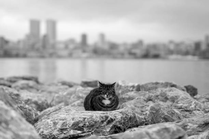
#> input picture projeto2_Correlacao_Pearson/Imgs/imagem_global.tiff, 209 x 139 px, shrunk from 612 x 407 before the run
$ jupyter execute implementacao_projeto2.ipynb
#> lines starting #> are read from the running program, lines starting #| are printed output that depends on the picture; after the words box and inside, x2 and y2 are one past the last pixel; in counts of white or black regions, pixels touching at a corner belong together
#### Aluno: Carlos Eduardo Fontaneli RA 769949

### Bibliotecas

Para a elaboração do `padding` foi necessário importar a biblioteca `numpy` para manipulação de vetores de valores relativos as imagens e, a biblioteca `matplotlib.pyplot` para impressão das imagens. Além disso, usou-se a biblioteca `skimage` para desenho de quadrados em imagens.

[cell 1]
import numpy as np
import matplotlib.pyplot as plt
from skimage.draw import rectangle_perimeter

### Implementação da correlação de Pearson

Seja $Ĩ_g$ a região da imagem $I_g$ que está sob o template $I_o$ quando este está na posição $(r,c)$ e sejam:<br>
$\mu_{rc}$: Média dos valores de $Ĩ_g$<br>
$\mu_{I_o}$: Média dos valores de $I_o$<br>
$\sigma_{rc}$: Desvio padrão dos valores de $Ĩ_g$<br>
$\sigma_{I_o}$: Desvio padrão dos valores de $Ĩ_g$<br>

\begin{equation}
\large
d(r,c)= \frac{\sum_{s=0}^{R-1}\sum_{t=0}^{C-1}(I_g(r+s-R/2, c+t-C/2)-\mu_{rc})(I_o(s,t)-\mu_{I_o})}{\sqrt((\sigma_{rc}^2)(\sigma_{I_o}^2))}
\end{equation}

[cell 2]
def pearson_correlation(img, obj):
    num_rows, num_cols = img.shape
    num_rows_obj, num_cols_obj = obj.shape

    half_num_rows_obj = num_rows_obj//2
    half_num_cols_obj = num_cols_obj//2

    img_padded = np.pad(img, ((half_num_rows_obj, half_num_rows_obj),
                             (half_num_cols_obj, half_num_cols_obj)),
                             mode='reflect')

    img_pc = np.zeros((num_rows, num_cols))

    # calculando a média e o desvio padrão do objeto a ser procurado na imagem
    obj_mean = np.mean(obj)
    obj_std = np.std(obj) ** 2
    coefficient = (obj - obj_mean)
    for row in range(num_rows):
        for col in range(num_cols):
            # patch é a região de img de mesmo tamanho que obj e centrada em (row, col)
            patch = img_padded[row:row+num_rows_obj, col:col+num_cols_obj]

            # calculando a média e o desvio padrão do patch
            patch_std = np.std(patch)
            patch_mean = np.mean(patch)

            # cálculo do coeficente de pearson
            diff_region = (patch - patch_mean) * coefficient
            img_pc[row, col] = np.sum(diff_region) / (np.sqrt((patch_std**2)*obj_std))

    return img_pc

[cell 3]
# Acha o ponto de máximo de uma imagem
def find_max(img):
    ind_max = np.argmax(img)
    row_max = ind_max//img.shape[1]
    col_max = ind_max - row_max*img.shape[1]
    index = (row_max, col_max)
    max_val = img[index]

    return max_val, index

# Desenha um quadrado ao redor de um centro em uma imagem
def draw_square(img_g, center, size):
    upper_left_p = (center[0] - size[0]//2, center[1] - size[1]//2)
    coords = rectangle_perimeter(upper_left_p, extent=size)

    img_box = img_g.copy()
    img_box[coords] = 255

    return img_box

[cell 4]
# Lendo a imagem preto e branco a ser usada
img_cat = plt.imread('Imgs/imagem_global.tiff')
#> img_cat is the input picture: shape (139, 209); min 0, max 250, mean 170.9
img_cat = img_cat
# Lendo o objeto a ser procurado na imagem
cat_obj = plt.imread('Imgs/gato.tiff')
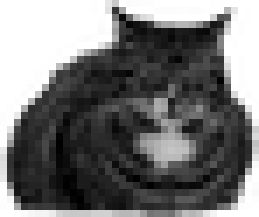
#> input picture projeto2_Correlacao_Pearson/Imgs/gato.tiff, 37 x 31 px, shrunk from 107 x 90 before the run (shown 7 times larger)
#> cat_obj is the input picture: shape (31, 37); min 0, max 255, mean 117.2
cat_obj = cat_obj

plt.figure(figsize=[12,12])
plt.imshow(img_cat, 'gray')
plt.figure(figsize=[4, 4])
_ = plt.imshow(cat_obj, 'gray')

[cell 5]
# Aplicando a correlação de Pearson e vendo a imagem resultante
img_pc_cat = pearson_correlation(img_cat, cat_obj)
#> in pearson_correlation, `obj_mean = np.mean(obj)`: obj_mean = 117.2
#> in pearson_correlation, `obj_std = np.std(obj) ** 2`: obj_std = 9083.9
#> after the loop in pearson_correlation, `for row in range(num_rows):`:
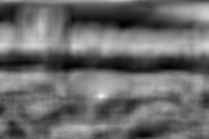
#> img_pc: shape (139, 209) float64; min -665.5, max 1000.8, mean 36.4; drawn with min black and max white
#> after the loop in pearson_correlation, `for row in range(num_rows):`:
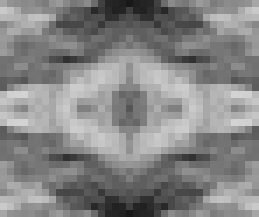
#> patch: shape (31, 37) (shown 7 times larger); min 24, max 211, mean 133
plt.figure(figsize=[10,10])
plt.imshow(img_pc_cat, 'gray')
_ = plt.savefig('Imgs/img_pc_cat.png', bbox_inches='tight')

[cell 6]
# Fazendo a demarcação do objeto procurado na imagem original
max_value, index = find_max(img_pc_cat)
#> in find_max, `ind_max = np.argmax(img)`: ind_max = 20165
#> in find_max, `row_max = ind_max//img.shape[1]`: row_max = 96
#> in find_max, `col_max = ind_max - row_max*img.shape[1]`: col_max = 101
#> in find_max, `index = (row_max, col_max)`: index = (96, 101)
#> in find_max, `max_val = img[index]`: max_val = 1000.8
#> max_value = 1000.8; index = (96, 101)
img_square_cat = draw_square(img_cat, index, cat_obj.shape)
#> in draw_square, `upper_left_p = (center[0] - size[0]//2, center[1] - size[1]//2)`: upper_left_p = (81, 83)
#> in draw_square, `coords = rectangle_perimeter(upper_left_p, extent=size)`: coords = 144 positions, rows 80 to 112, columns 82 to 120
#> in draw_square, `img_box[coords] = 255`: img_box: shape (139, 209); 0.48% of pixels changed, all inside (x1, y1, x2, y2) = (82, 80, 121, 113)
plt.imshow(img_square_cat, 'gray')
plt.savefig('Imgs/square_cat.png')

[cell 7]
# Teste em imagens coloridas
img_dog = plt.imread('Imgs/dog.png')
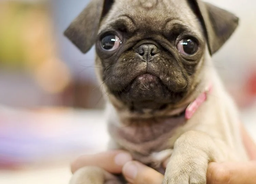
#> input picture projeto2_Correlacao_Pearson/Imgs/dog.png, 256 x 184 px, shrunk from 750 x 540 before the run
#> img_dog is the input picture: shape (184, 256, 3) float32; mean R, G, B 0.662, 0.592, 0.528
dog_obj = plt.imread('Imgs/dog_face.png')
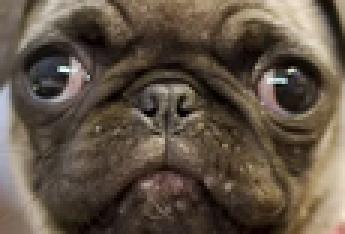
#> input picture projeto2_Correlacao_Pearson/Imgs/dog_face.png, 115 x 78 px, shrunk from 336 x 229 before the run (shown 3 times larger)
#> dog_obj is the input picture: shape (78, 115, 4) float32; mean R, G, B, A 0.374, 0.324, 0.269, 1

plt.figure(figsize=[12,12])
plt.imshow(img_dog)
plt.figure(figsize=[4, 4])
_ = plt.imshow(dog_obj)

[cell 8]
# Adaptação da função para imagens com n dimensões(canais de cores)
def n_dim_pc(img, obj):
  num_rows, num_cols, num_dims = img.shape

  new_array = np.zeros((num_rows, num_cols, num_dims))

  # Aplicação da correlação de Pearson em cada canal de cor da imagem original
  for i in range(num_dims):
    new_array[:, :, i] = pearson_correlation(img[:, :, i], obj[:, :, i])


  return new_array

[cell 9]
# Imagem resultante
img_pc_dog = n_dim_pc(img_dog, dog_obj)
#> the loop in n_dim_pc, `for i in range(num_dims):` made 3 passes
#> (obj_mean in pearson_correlation, obj_std in pearson_correlation) on passes 1 to 3: (0.374, 0.0378), (0.324, 0.035), (0.269, 0.0304)
#> pass 1, in pearson_correlation (call 2), `img_padded = np.pad(img, ((half_num_rows_obj, half_num_rows_obj), (hal..`:
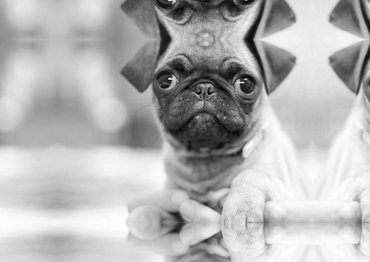
#> img_padded: shape (262, 370) float32; min 0, max 1, mean 0.711
#> after the loop in n_dim_pc, `for i in range(num_dims):`:
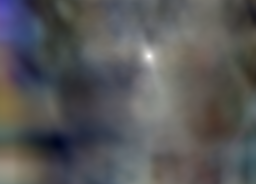
#> new_array: shape (184, 256, 3) float64; mean R, G, B -231.1, -220.2, -148.3; drawn with min black and max white
plt.figure(figsize=[10,10])
plt.imshow(img_pc_dog)
_ = plt.savefig('Imgs/img_pc_dog.png', bbox_inches='tight')

[cell 10]
# Destaque do objeto procurado na imagem original
num_rows, num_cols, num_dims = img_dog.shape
#> num_rows = 184; num_cols = 256; num_dims = 3
img_square_dog = np.zeros((num_rows, num_cols, num_dims))

# É necessário achar o ponto de máximo e traçar o quadrado em cada canal de cor da imagem
num_rows_o, num_cols_o, num_dims_o = dog_obj.shape
#> num_rows_o = 78; num_cols_o = 115; num_dims_o = 4
for i in range(num_dims):
    max_val, index = find_max(img_pc_dog[:, :, i])
    img_square_dog[:, :, i] = draw_square(img_dog[:, :, i], index, [num_rows_o, num_cols_o])
#> this loop made 3 passes
#> max_val on passes 1 to 3: 8827.6, 8818.7, 8800.2
#> pass 1, in draw_square (call 2), `img_box = img_g.copy()`:
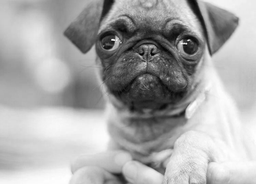
#> img_box: shape (184, 256) float32; min 0, max 1, mean 0.662
#> after the loop:
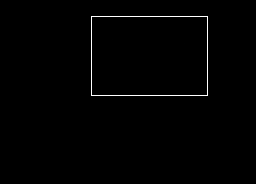
#> img_square_dog: shape (184, 256, 3) float64; mean R, G, B 2.8, 2.7, 2.6

plt.figure(figsize=[10,10])
plt.imshow(img_square_dog)
_ = plt.savefig('Imgs/square_dog.png', bbox_inches='tight')
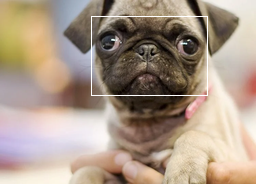
#> shown: shape (184, 256, 3) float64; mean R, G, B 0.666, 0.596, 0.533
